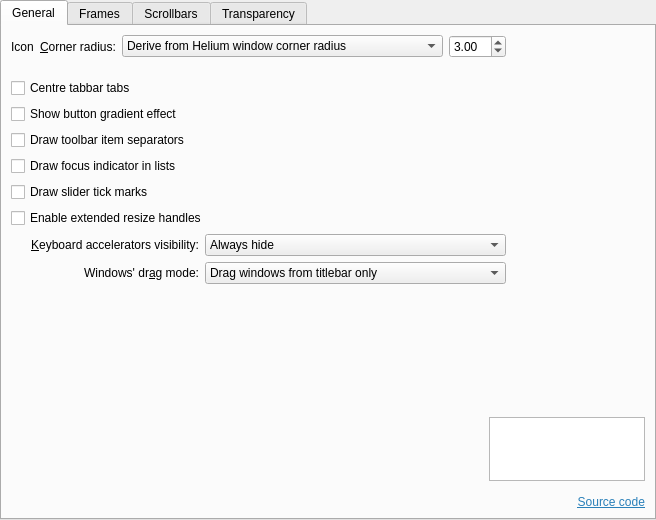
<?xml version="1.0" encoding="UTF-8"?>
<ui version="4.0">
 <class>BreezeStyleConfig</class>
 <widget class="QWidget" name="BreezeStyleConfig">
  <property name="geometry">
   <rect>
    <x>0</x>
    <y>0</y>
    <width>656</width>
    <height>520</height>
   </rect>
  </property>
  <property name="sizePolicy">
   <sizepolicy hsizetype="Preferred" vsizetype="Preferred">
    <horstretch>0</horstretch>
    <verstretch>0</verstretch>
   </sizepolicy>
  </property>
  <layout class="QVBoxLayout" name="verticalLayout_2">
   <property name="leftMargin">
    <number>0</number>
   </property>
   <property name="topMargin">
    <number>0</number>
   </property>
   <property name="rightMargin">
    <number>0</number>
   </property>
   <property name="bottomMargin">
    <number>0</number>
   </property>
   <item>
    <widget class="QTabWidget" name="tabWidget">
     <property name="currentIndex">
      <number>0</number>
     </property>
     <widget class="QWidget" name="tab_General">
      <attribute name="title">
       <string>General</string>
      </attribute>
      <layout class="QGridLayout" name="gridLayout">
       <item row="19" column="0" colspan="3">
        <widget class="QCheckBox" name="_splitterProxyEnabled">
         <property name="text">
          <string>Enable extended resize handles</string>
         </property>
        </widget>
       </item>
       <item row="16" column="0" colspan="2">
        <widget class="QCheckBox" name="_viewDrawFocusIndicator">
         <property name="text">
          <string>Draw focus indicator in lists</string>
         </property>
        </widget>
       </item>
       <item row="18" column="0" colspan="2">
        <widget class="QCheckBox" name="_sliderDrawTickMarks">
         <property name="text">
          <string>Draw slider tick marks</string>
         </property>
        </widget>
       </item>
       <item row="20" column="0" colspan="2">
        <widget class="QLabel" name="_mnemonicsLabel">
         <property name="text">
          <string>&amp;Keyboard accelerators visibility:</string>
         </property>
         <property name="alignment">
          <set>Qt::AlignmentFlag::AlignRight|Qt::AlignmentFlag::AlignTrailing|Qt::AlignmentFlag::AlignVCenter</set>
         </property>
         <property name="buddy">
          <cstring>_mnemonicsMode</cstring>
         </property>
        </widget>
       </item>
       <item row="22" column="0" rowspan="3" colspan="3">
        <spacer name="verticalSpacer">
         <property name="orientation">
          <enum>Qt::Orientation::Vertical</enum>
         </property>
         <property name="sizeHint" stdset="0">
          <size>
           <width>20</width>
           <height>60</height>
          </size>
         </property>
        </spacer>
       </item>
       <item row="1" column="0" colspan="2">
        <widget class="QCheckBox" name="_tabBarDrawCenteredTabs">
         <property name="text">
          <string>Centre tabbar tabs</string>
         </property>
        </widget>
       </item>
       <item row="21" column="2" colspan="3">
        <widget class="QComboBox" name="_windowDragMode">
         <property name="sizePolicy">
          <sizepolicy hsizetype="Preferred" vsizetype="Fixed">
           <horstretch>0</horstretch>
           <verstretch>0</verstretch>
          </sizepolicy>
         </property>
         <item>
          <property name="text">
           <string>Drag windows from titlebar only</string>
          </property>
         </item>
         <item>
          <property name="text">
           <string>Drag windows from titlebar, menubar and toolbars</string>
          </property>
         </item>
         <item>
          <property name="text">
           <string>Drag windows from all empty areas</string>
          </property>
         </item>
        </widget>
       </item>
       <item row="20" column="2" colspan="3">
        <widget class="QComboBox" name="_mnemonicsMode">
         <item>
          <property name="text">
           <string>Always hide</string>
          </property>
         </item>
         <item>
          <property name="text">
           <string>Show when Alt key is pressed</string>
          </property>
         </item>
         <item>
          <property name="text">
           <string>Always show</string>
          </property>
         </item>
        </widget>
       </item>
       <item row="26" column="0" colspan="6">
        <layout class="QGridLayout" name="gridLayout_4">
         <property name="spacing">
          <number>0</number>
         </property>
         <item row="1" column="0">
          <spacer name="horizontalSpacer_3">
           <property name="orientation">
            <enum>Qt::Orientation::Horizontal</enum>
           </property>
           <property name="sizeHint" stdset="0">
            <size>
             <width>40</width>
             <height>20</height>
            </size>
           </property>
          </spacer>
         </item>
         <item row="1" column="1">
          <widget class="QGraphicsView" name="graphicsView">
           <property name="sizePolicy">
            <sizepolicy hsizetype="Fixed" vsizetype="Fixed">
             <horstretch>0</horstretch>
             <verstretch>0</verstretch>
            </sizepolicy>
           </property>
           <property name="minimumSize">
            <size>
             <width>156</width>
             <height>64</height>
            </size>
           </property>
           <property name="maximumSize">
            <size>
             <width>156</width>
             <height>64</height>
            </size>
           </property>
           <property name="baseSize">
            <size>
             <width>156</width>
             <height>64</height>
            </size>
           </property>
           <property name="layoutDirection">
            <enum>Qt::LayoutDirection::LeftToRight</enum>
           </property>
           <property name="styleSheet">
            <string notr="true">border-image: url(:/images/Klassy_logo.svg);</string>
           </property>
           <property name="interactive">
            <bool>false</bool>
           </property>
           <property name="alignment">
            <set>Qt::AlignmentFlag::AlignBottom|Qt::AlignmentFlag::AlignRight|Qt::AlignmentFlag::AlignTrailing</set>
           </property>
           <property name="rubberBandSelectionMode">
            <enum>Qt::ItemSelectionMode::IntersectsItemShape</enum>
           </property>
          </widget>
         </item>
         <item row="5" column="1">
          <layout class="QVBoxLayout" name="verticalLayout_6">
           <property name="spacing">
            <number>0</number>
           </property>
           <item>
            <widget class="QLabel" name="_version">
             <property name="text">
              <string>&lt;version&gt;</string>
             </property>
             <property name="alignment">
              <set>Qt::AlignmentFlag::AlignBottom|Qt::AlignmentFlag::AlignRight|Qt::AlignmentFlag::AlignTrailing</set>
             </property>
            </widget>
           </item>
           <item>
            <widget class="QLabel" name="label_24">
             <property name="text">
              <string>&lt;html&gt;&lt;head/&gt;&lt;body&gt;&lt;p&gt;&lt;a href=&quot;https://github.com/TenSeventy7/plasma-helium&quot;&gt;&lt;span style=&quot; text-decoration: underline; color:#2980b9;&quot;&gt;Source code&lt;/span&gt;&lt;/a&gt;&lt;/p&gt;&lt;/body&gt;&lt;/html&gt;</string>
             </property>
             <property name="alignment">
              <set>Qt::AlignmentFlag::AlignRight|Qt::AlignmentFlag::AlignTrailing|Qt::AlignmentFlag::AlignVCenter</set>
             </property>
             <property name="openExternalLinks">
              <bool>true</bool>
             </property>
            </widget>
           </item>
          </layout>
         </item>
         <item row="0" column="0">
          <widget class="QFrame" name="frame">
           <property name="frameShape">
            <enum>QFrame::Shape::StyledPanel</enum>
           </property>
           <property name="frameShadow">
            <enum>QFrame::Shadow::Raised</enum>
           </property>
          </widget>
         </item>
        </layout>
       </item>
       <item row="11" column="0">
        <widget class="QCheckBox" name="_buttonGradient">
         <property name="text">
          <string>Show button gradient effect</string>
         </property>
        </widget>
       </item>
       <item row="21" column="0" colspan="2">
        <widget class="QLabel" name="_windowDragLabel">
         <property name="sizePolicy">
          <sizepolicy hsizetype="Preferred" vsizetype="Preferred">
           <horstretch>0</horstretch>
           <verstretch>0</verstretch>
          </sizepolicy>
         </property>
         <property name="text">
          <string>Windows' dr&amp;ag mode:</string>
         </property>
         <property name="alignment">
          <set>Qt::AlignmentFlag::AlignRight|Qt::AlignmentFlag::AlignTrailing|Qt::AlignmentFlag::AlignVCenter</set>
         </property>
         <property name="buddy">
          <cstring>_windowDragMode</cstring>
         </property>
        </widget>
       </item>
       <item row="12" column="0">
        <widget class="QCheckBox" name="_toolBarDrawItemSeparator">
         <property name="text">
          <string>Draw toolbar item separators</string>
         </property>
        </widget>
       </item>
       <item row="20" column="5">
        <spacer name="horizontalSpacer_2">
         <property name="orientation">
          <enum>Qt::Orientation::Horizontal</enum>
         </property>
         <property name="sizeHint" stdset="0">
          <size>
           <width>100</width>
           <height>20</height>
          </size>
         </property>
        </spacer>
       </item>
       <item row="0" column="0" colspan="5">
        <layout class="QFormLayout" name="formLayout_10">
         <item row="0" column="0">
          <layout class="QHBoxLayout" name="horizontalLayout_4">
           <item>
            <widget class="QLabel" name="_cornerRadiusIcon">
             <property name="text">
              <string>Icon</string>
             </property>
            </widget>
           </item>
           <item>
            <widget class="QLabel" name="_cornerRadiusLabel">
             <property name="text">
              <string>&amp;Corner radius:</string>
             </property>
             <property name="buddy">
              <cstring>_frameCornerRadius</cstring>
             </property>
            </widget>
           </item>
          </layout>
         </item>
         <item row="0" column="1">
          <layout class="QHBoxLayout" name="horizontalLayout_5">
           <item>
            <widget class="QComboBox" name="_frameCornerRadius">
             <property name="sizePolicy">
              <sizepolicy hsizetype="Expanding" vsizetype="Fixed">
               <horstretch>0</horstretch>
               <verstretch>0</verstretch>
              </sizepolicy>
             </property>
             <item>
              <property name="text">
               <string>Derive from Helium window corner radius</string>
              </property>
             </item>
             <item>
              <property name="text">
               <string>Custom</string>
              </property>
             </item>
            </widget>
           </item>
           <item>
            <widget class="QDoubleSpinBox" name="_frameCustomCornerRadius">
             <property name="decimals">
              <number>2</number>
             </property>
             <property name="maximum">
              <double>14.000000000000000</double>
             </property>
             <property name="singleStep">
              <double>0.100000000000000</double>
             </property>
             <property name="value">
              <double>3.000000000000000</double>
             </property>
            </widget>
           </item>
          </layout>
         </item>
        </layout>
       </item>
      </layout>
     </widget>
     <widget class="QWidget" name="tab_Frames">
      <attribute name="title">
       <string>Frames</string>
      </attribute>
      <layout class="QVBoxLayout" name="verticalLayout_3">
       <item>
        <widget class="QCheckBox" name="_dockWidgetDrawFrame">
         <property name="text">
          <string>Draw frame around dockable panels</string>
         </property>
        </widget>
       </item>
       <item>
        <widget class="QCheckBox" name="_sidePanelDrawFrame">
         <property name="text">
          <string>Draw frame around side panels</string>
         </property>
        </widget>
       </item>
       <item>
        <widget class="QCheckBox" name="_menuItemDrawThinFocus">
         <property name="text">
          <string>Draw a thin line to indicate focus in menus and menubars</string>
         </property>
        </widget>
       </item>
       <item>
        <spacer name="verticalSpacer_3">
         <property name="orientation">
          <enum>Qt::Orientation::Vertical</enum>
         </property>
         <property name="sizeHint" stdset="0">
          <size>
           <width>20</width>
           <height>117</height>
          </size>
         </property>
        </spacer>
       </item>
      </layout>
     </widget>
     <widget class="QWidget" name="tab_Scrollbars">
      <attribute name="title">
       <string>Scrollbars</string>
      </attribute>
      <layout class="QVBoxLayout" name="verticalLayout">
       <item>
        <layout class="QFormLayout" name="formLayout_4">
         <property name="leftMargin">
          <number>8</number>
         </property>
         <property name="topMargin">
          <number>8</number>
         </property>
         <property name="rightMargin">
          <number>8</number>
         </property>
         <property name="bottomMargin">
          <number>8</number>
         </property>
         <item row="1" column="0">
          <widget class="QLabel" name="label_10">
           <property name="text">
            <string>Scrollbar top/bottom margins:</string>
           </property>
          </widget>
         </item>
         <item row="1" column="1">
          <widget class="QSpinBox" name="_scrollBarTopBottomMargins"/>
         </item>
         <item row="0" column="0">
          <widget class="QCheckBox" name="_scrollBarSeparator">
           <property name="text">
            <string>Draw scrollbar separator</string>
           </property>
          </widget>
         </item>
        </layout>
       </item>
       <item>
        <spacer name="verticalSpacer_6">
         <property name="orientation">
          <enum>Qt::Orientation::Vertical</enum>
         </property>
         <property name="sizeType">
          <enum>QSizePolicy::Policy::Fixed</enum>
         </property>
         <property name="sizeHint" stdset="0">
          <size>
           <width>20</width>
           <height>15</height>
          </size>
         </property>
        </spacer>
       </item>
       <item>
        <widget class="QGroupBox" name="groupBox">
         <property name="title">
          <string>Arrow buttons</string>
         </property>
         <layout class="QVBoxLayout" name="verticalLayout_4">
          <item>
           <layout class="QGridLayout" name="gridLayout_3">
            <item row="1" column="3">
             <widget class="QStackedWidget" name="stackedWidget_2">
              <property name="currentIndex">
               <number>0</number>
              </property>
              <widget class="QWidget" name="page_bottom_no_buttons">
               <layout class="QFormLayout" name="formLayout_3"/>
              </widget>
              <widget class="QWidget" name="page_bottom_one_button">
               <layout class="QFormLayout" name="formLayout_6">
                <item row="0" column="0">
                 <widget class="QLabel" name="label_4">
                  <property name="text">
                   <string>Space between arrow and groove:</string>
                  </property>
                  <property name="buddy">
                   <cstring>_scrollBarBottomOneButtonSpacing</cstring>
                  </property>
                 </widget>
                </item>
                <item row="0" column="1">
                 <widget class="QSpinBox" name="_scrollBarBottomOneButtonSpacing">
                  <property name="minimum">
                   <number>-10</number>
                  </property>
                  <property name="maximum">
                   <number>10</number>
                  </property>
                 </widget>
                </item>
               </layout>
              </widget>
              <widget class="QWidget" name="page_bottom_two_buttons">
               <layout class="QFormLayout" name="formLayout_8">
                <item row="0" column="0">
                 <widget class="QLabel" name="label_7">
                  <property name="text">
                   <string>Space between arrows and groove:</string>
                  </property>
                  <property name="buddy">
                   <cstring>_scrollBarBottomTwoButtonSpacing</cstring>
                  </property>
                 </widget>
                </item>
                <item row="0" column="1">
                 <widget class="QSpinBox" name="_scrollBarBottomTwoButtonSpacing">
                  <property name="minimum">
                   <number>-10</number>
                  </property>
                  <property name="maximum">
                   <number>10</number>
                  </property>
                 </widget>
                </item>
               </layout>
              </widget>
             </widget>
            </item>
            <item row="2" column="0">
             <widget class="QCheckBox" name="_autoHideArrows">
              <property name="text">
               <string>Auto-hide arrows</string>
              </property>
             </widget>
            </item>
            <item row="0" column="3">
             <widget class="QStackedWidget" name="stackedWidget">
              <property name="currentIndex">
               <number>0</number>
              </property>
              <widget class="QWidget" name="page_top_no_buttons">
               <layout class="QFormLayout" name="formLayout"/>
              </widget>
              <widget class="QWidget" name="page_top_one_button">
               <layout class="QFormLayout" name="formLayout_5">
                <item row="0" column="0">
                 <widget class="QLabel" name="label_3">
                  <property name="text">
                   <string>Space between arrow and groove:</string>
                  </property>
                  <property name="buddy">
                   <cstring>_scrollBarTopOneButtonSpacing</cstring>
                  </property>
                 </widget>
                </item>
                <item row="0" column="1">
                 <widget class="QSpinBox" name="_scrollBarTopOneButtonSpacing">
                  <property name="minimum">
                   <number>-10</number>
                  </property>
                  <property name="maximum">
                   <number>10</number>
                  </property>
                 </widget>
                </item>
               </layout>
              </widget>
              <widget class="QWidget" name="page_top_two_buttons">
               <layout class="QFormLayout" name="formLayout_7">
                <item row="0" column="1">
                 <widget class="QSpinBox" name="_scrollBarTopTwoButtonSpacing">
                  <property name="minimum">
                   <number>-10</number>
                  </property>
                  <property name="maximum">
                   <number>10</number>
                  </property>
                 </widget>
                </item>
                <item row="0" column="0">
                 <widget class="QLabel" name="label_6">
                  <property name="text">
                   <string>Space between arrows and groove:</string>
                  </property>
                 </widget>
                </item>
               </layout>
              </widget>
             </widget>
            </item>
            <item row="0" column="1">
             <widget class="QComboBox" name="_scrollBarSubLineButtons">
              <item>
               <property name="text">
                <string>No Buttons</string>
               </property>
              </item>
              <item>
               <property name="text">
                <string>One Button</string>
               </property>
              </item>
              <item>
               <property name="text">
                <string>Two Buttons</string>
               </property>
              </item>
             </widget>
            </item>
            <item row="1" column="0">
             <widget class="QLabel" name="_scrollBarAddLineLabel">
              <property name="text">
               <string>Bottom &amp;arrow button type:</string>
              </property>
              <property name="alignment">
               <set>Qt::AlignmentFlag::AlignRight|Qt::AlignmentFlag::AlignTrailing|Qt::AlignmentFlag::AlignVCenter</set>
              </property>
              <property name="buddy">
               <cstring>_scrollBarAddLineButtons</cstring>
              </property>
             </widget>
            </item>
            <item row="1" column="1">
             <widget class="QComboBox" name="_scrollBarAddLineButtons">
              <item>
               <property name="text">
                <string>No Buttons</string>
               </property>
              </item>
              <item>
               <property name="text">
                <string>One Button</string>
               </property>
              </item>
              <item>
               <property name="text">
                <string>Two Buttons</string>
               </property>
              </item>
             </widget>
            </item>
            <item row="0" column="0">
             <widget class="QLabel" name="_scrollBarSubLineLabel">
              <property name="text">
               <string>&amp;Top arrow button type:</string>
              </property>
              <property name="alignment">
               <set>Qt::AlignmentFlag::AlignRight|Qt::AlignmentFlag::AlignTrailing|Qt::AlignmentFlag::AlignVCenter</set>
              </property>
              <property name="buddy">
               <cstring>_scrollBarSubLineButtons</cstring>
              </property>
             </widget>
            </item>
            <item row="0" column="2">
             <spacer name="horizontalSpacer">
              <property name="orientation">
               <enum>Qt::Orientation::Horizontal</enum>
              </property>
              <property name="sizeHint" stdset="0">
               <size>
                <width>40</width>
                <height>20</height>
               </size>
              </property>
             </spacer>
            </item>
           </layout>
          </item>
         </layout>
        </widget>
       </item>
       <item>
        <spacer name="verticalSpacer_2">
         <property name="orientation">
          <enum>Qt::Orientation::Vertical</enum>
         </property>
         <property name="sizeType">
          <enum>QSizePolicy::Policy::Fixed</enum>
         </property>
         <property name="sizeHint" stdset="0">
          <size>
           <width>20</width>
           <height>15</height>
          </size>
         </property>
        </spacer>
       </item>
       <item>
        <widget class="QGroupBox" name="groupBox_2">
         <property name="title">
          <string>Groove/Slider</string>
         </property>
         <layout class="QVBoxLayout" name="verticalLayout_5">
          <item>
           <layout class="QFormLayout" name="formLayout_2">
            <item row="1" column="0">
             <widget class="QLabel" name="label">
              <property name="text">
               <string>Slider thic&amp;kness when mouse is over:</string>
              </property>
              <property name="buddy">
               <cstring>_scrollBarSliderThicknessMouseOver</cstring>
              </property>
             </widget>
            </item>
            <item row="1" column="1">
             <widget class="QSpinBox" name="_scrollBarSliderThicknessMouseOver">
              <property name="minimumSize">
               <size>
                <width>74</width>
                <height>0</height>
               </size>
              </property>
              <property name="minimum">
               <number>1</number>
              </property>
              <property name="maximum">
               <number>50</number>
              </property>
             </widget>
            </item>
            <item row="2" column="0">
             <widget class="QLabel" name="label_2">
              <property name="text">
               <string>Slider thickness when mouse &amp;is not over:</string>
              </property>
              <property name="buddy">
               <cstring>_scrollBarSliderThicknessMouseNotOverPercent</cstring>
              </property>
             </widget>
            </item>
            <item row="2" column="1">
             <widget class="QSpinBox" name="_scrollBarSliderThicknessMouseNotOverPercent">
              <property name="suffix">
               <string> %</string>
              </property>
              <property name="minimum">
               <number>1</number>
              </property>
              <property name="maximum">
               <number>100</number>
              </property>
             </widget>
            </item>
            <item row="3" column="1">
             <widget class="QSpinBox" name="_scrollBarSliderPadding">
              <property name="minimumSize">
               <size>
                <width>74</width>
                <height>0</height>
               </size>
              </property>
              <property name="maximum">
               <number>20</number>
              </property>
             </widget>
            </item>
            <item row="3" column="0">
             <widget class="QLabel" name="label_5">
              <property name="text">
               <string>Slider side padding:</string>
              </property>
              <property name="buddy">
               <cstring>_scrollBarSliderPadding</cstring>
              </property>
             </widget>
            </item>
            <item row="4" column="1">
             <widget class="QSpinBox" name="_scrollBarMinSliderHeight">
              <property name="minimumSize">
               <size>
                <width>74</width>
                <height>0</height>
               </size>
              </property>
              <property name="minimum">
               <number>5</number>
              </property>
              <property name="maximum">
               <number>80</number>
              </property>
              <property name="singleStep">
               <number>2</number>
              </property>
             </widget>
            </item>
            <item row="4" column="0">
             <widget class="QLabel" name="label_8">
              <property name="text">
               <string>Slider minim&amp;um height:</string>
              </property>
              <property name="buddy">
               <cstring>_scrollBarMinSliderHeight</cstring>
              </property>
             </widget>
            </item>
           </layout>
          </item>
         </layout>
        </widget>
       </item>
       <item>
        <spacer name="verticalSpacer_4">
         <property name="orientation">
          <enum>Qt::Orientation::Vertical</enum>
         </property>
         <property name="sizeHint" stdset="0">
          <size>
           <width>20</width>
           <height>40</height>
          </size>
         </property>
        </spacer>
       </item>
      </layout>
     </widget>
     <widget class="QWidget" name="tab_Transparency">
      <attribute name="title">
       <string>Transparency</string>
      </attribute>
      <layout class="QGridLayout" name="gridLayout_2">
       <item row="10" column="1">
        <spacer name="verticalSpacer_5">
         <property name="orientation">
          <enum>Qt::Orientation::Vertical</enum>
         </property>
         <property name="sizeHint" stdset="0">
          <size>
           <width>20</width>
           <height>40</height>
          </size>
         </property>
        </spacer>
       </item>
       <item row="1" column="1">
        <layout class="QHBoxLayout" name="horizontalLayout_2">
         <item>
          <widget class="QLabel" name="_menuOpacityTransparentLabel">
           <property name="text">
            <string>Transparent</string>
           </property>
          </widget>
         </item>
         <item>
          <spacer name="horizontalSpacer_6">
           <property name="orientation">
            <enum>Qt::Orientation::Horizontal</enum>
           </property>
           <property name="sizeHint" stdset="0">
            <size>
             <width>40</width>
             <height>20</height>
            </size>
           </property>
          </spacer>
         </item>
         <item>
          <widget class="QLabel" name="_menuOpacityOpaqueLabel">
           <property name="sizePolicy">
            <sizepolicy hsizetype="Minimum" vsizetype="Preferred">
             <horstretch>0</horstretch>
             <verstretch>0</verstretch>
            </sizepolicy>
           </property>
           <property name="text">
            <string>Opaque</string>
           </property>
          </widget>
         </item>
        </layout>
       </item>
       <item row="7" column="0" colspan="2">
        <layout class="QHBoxLayout" name="horizontalLayout">
         <item>
          <widget class="QLabel" name="_menuGroupDescription">
           <property name="text">
            <string>Menu:</string>
           </property>
          </widget>
         </item>
         <item>
          <widget class="QSlider" name="_menuOpacity">
           <property name="minimum">
            <number>0</number>
           </property>
           <property name="maximum">
            <number>100</number>
           </property>
           <property name="singleStep">
            <number>1</number>
           </property>
           <property name="pageStep">
            <number>10</number>
           </property>
           <property name="value">
            <number>100</number>
           </property>
           <property name="orientation">
            <enum>Qt::Orientation::Horizontal</enum>
           </property>
           <property name="invertedAppearance">
            <bool>false</bool>
           </property>
           <property name="invertedControls">
            <bool>false</bool>
           </property>
           <property name="tickPosition">
            <enum>QSlider::TickPosition::TicksBelow</enum>
           </property>
           <property name="tickInterval">
            <number>10</number>
           </property>
          </widget>
         </item>
        </layout>
       </item>
       <item row="1" column="0">
        <spacer name="horizontalSpacer_5">
         <property name="orientation">
          <enum>Qt::Orientation::Horizontal</enum>
         </property>
         <property name="sizeType">
          <enum>QSizePolicy::Policy::Fixed</enum>
         </property>
         <property name="sizeHint" stdset="0">
          <size>
           <width>40</width>
           <height>20</height>
          </size>
         </property>
        </spacer>
       </item>
       <item row="9" column="0" colspan="2">
        <spacer name="horizontalSpacer_4">
         <property name="orientation">
          <enum>Qt::Orientation::Horizontal</enum>
         </property>
         <property name="sizeType">
          <enum>QSizePolicy::Policy::Preferred</enum>
         </property>
         <property name="sizeHint" stdset="0">
          <size>
           <width>542</width>
           <height>20</height>
          </size>
         </property>
        </spacer>
       </item>
      </layout>
     </widget>
    </widget>
   </item>
  </layout>
 </widget>
 <tabstops>
  <tabstop>tabWidget</tabstop>
  <tabstop>_frameCornerRadius</tabstop>
  <tabstop>_frameCustomCornerRadius</tabstop>
  <tabstop>_tabBarDrawCenteredTabs</tabstop>
  <tabstop>_buttonGradient</tabstop>
  <tabstop>_toolBarDrawItemSeparator</tabstop>
  <tabstop>_viewDrawFocusIndicator</tabstop>
  <tabstop>_sliderDrawTickMarks</tabstop>
  <tabstop>_splitterProxyEnabled</tabstop>
  <tabstop>_mnemonicsMode</tabstop>
  <tabstop>_windowDragMode</tabstop>
  <tabstop>_dockWidgetDrawFrame</tabstop>
  <tabstop>_sidePanelDrawFrame</tabstop>
  <tabstop>_menuItemDrawThinFocus</tabstop>
  <tabstop>_scrollBarTopBottomMargins</tabstop>
  <tabstop>_scrollBarSubLineButtons</tabstop>
  <tabstop>_scrollBarTopOneButtonSpacing</tabstop>
  <tabstop>_scrollBarTopTwoButtonSpacing</tabstop>
  <tabstop>_scrollBarAddLineButtons</tabstop>
  <tabstop>_scrollBarBottomOneButtonSpacing</tabstop>
  <tabstop>_scrollBarBottomTwoButtonSpacing</tabstop>
  <tabstop>_autoHideArrows</tabstop>
  <tabstop>_scrollBarSliderThicknessMouseOver</tabstop>
  <tabstop>_scrollBarSliderThicknessMouseNotOverPercent</tabstop>
  <tabstop>_scrollBarSliderPadding</tabstop>
  <tabstop>_scrollBarMinSliderHeight</tabstop>
  <tabstop>_menuOpacity</tabstop>
  <tabstop>graphicsView</tabstop>
 </tabstops>
 <resources/>
 <connections>
  <connection>
   <sender>_scrollBarSubLineButtons</sender>
   <signal>currentIndexChanged(int)</signal>
   <receiver>stackedWidget</receiver>
   <slot>setCurrentIndex(int)</slot>
   <hints>
    <hint type="sourcelabel">
     <x>301</x>
     <y>185</y>
    </hint>
    <hint type="destinationlabel">
     <x>612</x>
     <y>191</y>
    </hint>
   </hints>
  </connection>
  <connection>
   <sender>_scrollBarAddLineButtons</sender>
   <signal>currentIndexChanged(int)</signal>
   <receiver>stackedWidget_2</receiver>
   <slot>setCurrentIndex(int)</slot>
   <hints>
    <hint type="sourcelabel">
     <x>301</x>
     <y>235</y>
    </hint>
    <hint type="destinationlabel">
     <x>612</x>
     <y>241</y>
    </hint>
   </hints>
  </connection>
  <connection>
   <sender>_scrollBarTopOneButtonSpacing</sender>
   <signal>valueChanged(int)</signal>
   <receiver>_scrollBarBottomOneButtonSpacing</receiver>
   <slot>setValue(int)</slot>
   <hints>
    <hint type="sourcelabel">
     <x>392</x>
     <y>171</y>
    </hint>
    <hint type="destinationlabel">
     <x>392</x>
     <y>221</y>
    </hint>
   </hints>
  </connection>
  <connection>
   <sender>_scrollBarBottomOneButtonSpacing</sender>
   <signal>valueChanged(int)</signal>
   <receiver>_scrollBarTopOneButtonSpacing</receiver>
   <slot>setValue(int)</slot>
   <hints>
    <hint type="sourcelabel">
     <x>392</x>
     <y>221</y>
    </hint>
    <hint type="destinationlabel">
     <x>392</x>
     <y>171</y>
    </hint>
   </hints>
  </connection>
  <connection>
   <sender>_scrollBarTopTwoButtonSpacing</sender>
   <signal>valueChanged(int)</signal>
   <receiver>_scrollBarBottomTwoButtonSpacing</receiver>
   <slot>setValue(int)</slot>
   <hints>
    <hint type="sourcelabel">
     <x>392</x>
     <y>171</y>
    </hint>
    <hint type="destinationlabel">
     <x>392</x>
     <y>221</y>
    </hint>
   </hints>
  </connection>
  <connection>
   <sender>_scrollBarBottomTwoButtonSpacing</sender>
   <signal>valueChanged(int)</signal>
   <receiver>_scrollBarTopTwoButtonSpacing</receiver>
   <slot>setValue(int)</slot>
   <hints>
    <hint type="sourcelabel">
     <x>392</x>
     <y>221</y>
    </hint>
    <hint type="destinationlabel">
     <x>392</x>
     <y>171</y>
    </hint>
   </hints>
  </connection>
 </connections>
</ui>
